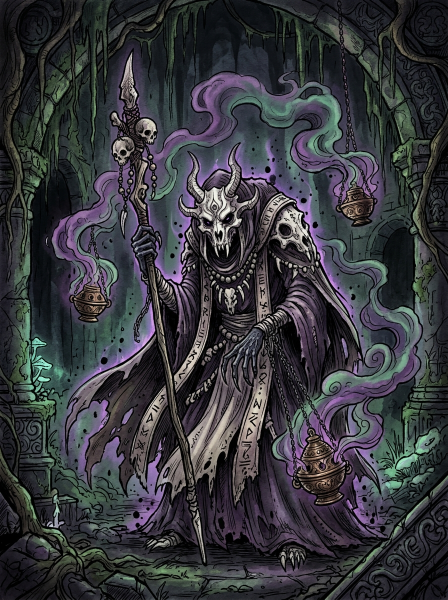
#> input picture baozhi_boss_concept_1788720206068.jpg, 896 x 1200 px, given in place of sprite_kai.jpg, which was not available (shown at 1/2 size)
$ python process_assets.py
#> lines starting #> are read from the running program, lines starting #| are printed output that depends on the picture; pictures that were not available may be replaced by others from this repository, and a replacement may not be noted
import os
from PIL import Image, ImageFilter

def remove_black_background(input_path, output_path, threshold=25):
#> called with input_path = 'sprite_kai.jpg', output_path = 'sprite_kai.png', threshold = 20
    img = Image.open(input_path).convert("RGBA")
    datas = img.getdata()
    new_data = []
    for item in datas:
        r, g, b, a = item
        # Distância do preto
        brightness = (r + g + b) / 3
        if brightness < threshold:
            new_data.append((r, g, b, 0))
        elif brightness < threshold + 25:
            # Suavização na borda
            factor = (brightness - threshold) / 25.0
            new_data.append((r, g, b, int(255 * factor)))
        else:
            new_data.append(item)
#> this loop made 1075200 passes
#> (item, r, g, b, brightness, factor) on passes 1, 2, 4, 5, 6, 7, 8, 9, 10, 11, 12, 13: ((40, 38, 43, 255), 40, 38, 43, 40.33, 0.813), ((37, 35, 40, 255), 37, 35, 40, 37.33, 0.693), ((37, 32, 39, 255), 37, 32, 39, 36, 0.64), ((41, 39, 44, 255), 41, 39, 44, 41.33, 0.853), ((38, 36, 41, 255), 38, 36, 41, 38.33, 0.733), ((39, 39, 41, 255), 39, 39, 41, 39.67, 0.787), ((40, 40, 42, 255), 40, 40, 42, 40.67, 0.827), ((32, 33, 37, 255), 32, 33, 37, 34, 0.56), ((32, 33, 37, 255), 32, 33, 37, 34, 0.56), ((36, 34, 39, 255), 36, 34, 39, 36.33, 0.653), ((34, 33, 38, 255), 34, 33, 38, 35, 0.6), ((36, 36, 38, 255), 36, 36, 38, 36.67, 0.667)
#> (r, g, b, brightness, factor) on passes 62, 63, 64, 66, 69, 70: (36, 34, 35, 35, 0.6), (38, 36, 39, 37.67, 0.707), (40, 40, 42, 40.67, 0.827), (43, 39, 40, 40.67, 0.827), (45, 43, 46, 44.67, 0.987), (38, 36, 39, 37.67, 0.707)
#> after the loop, new_data = 1075200 items
    img.putdata(new_data)
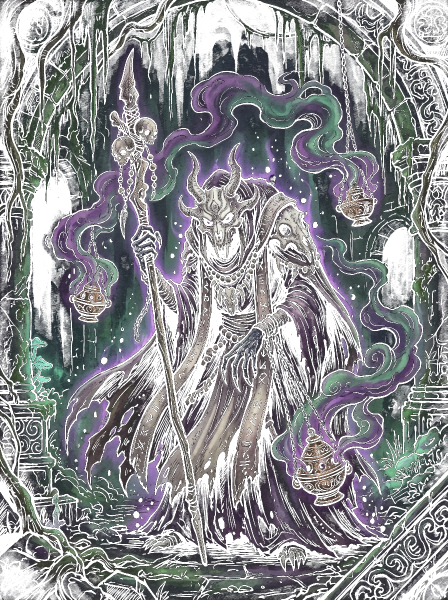
#> img: PIL image 896x1200 RGBA (shown at 1/2 size); mean R, G, B, A 55.7, 56.5, 61.3, 165.4; transparent parts drawn white
    img.save(output_path, "PNG")
    print(f"Processed: {output_path}")

def remove_white_background(input_path, output_path, threshold=235):
#> called with input_path = 'sprite_baozhi.jpg', output_path = 'sprite_baozhi.png', threshold = 238
    img = Image.open(input_path).convert("RGBA")
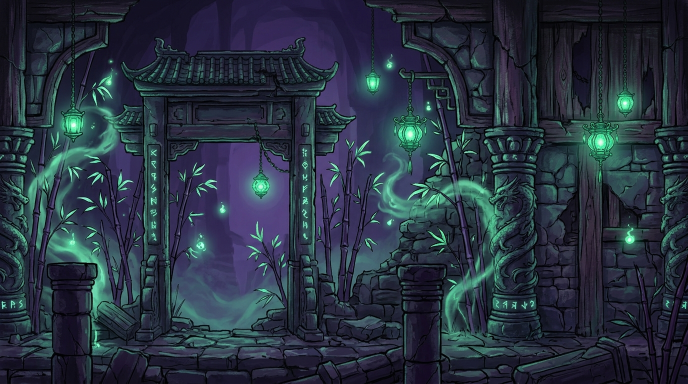
#> input picture bg_catacomb.jpg, 1376 x 768 px, given in place of sprite_baozhi.jpg, which was not available (shown at 1/2 size)
#> img: PIL image 1376x768 RGBA
    datas = img.getdata()
    new_data = []
    for item in datas:
        r, g, b, a = item
        # Se for próximo do branco
        if r > threshold and g > threshold and b > threshold:
            new_data.append((r, g, b, 0))
        elif r > threshold - 30 and g > threshold - 30 and b > threshold - 30:
            avg = (r + g + b) / 3.0
            factor = (255 - avg) / 30.0
            new_data.append((r, g, b, int(255 * factor)))
        else:
            new_data.append(item)
#> this loop made 1056768 passes
#> (item, r, g, b) on passes 1 to 3: ((17, 16, 30, 255), 17, 16, 30), ((16, 16, 28, 255), 16, 16, 28), ((17, 15, 28, 255), 17, 15, 28)
    img.putdata(new_data)
    img.save(output_path, "PNG")
    print(f"Processed: {output_path}")

def process_additive_vfx(input_path, output_path):
#> called with input_path = 'vfx_slash.jpg', output_path = 'vfx_slash.png'
    img = Image.open(input_path).convert("RGBA")
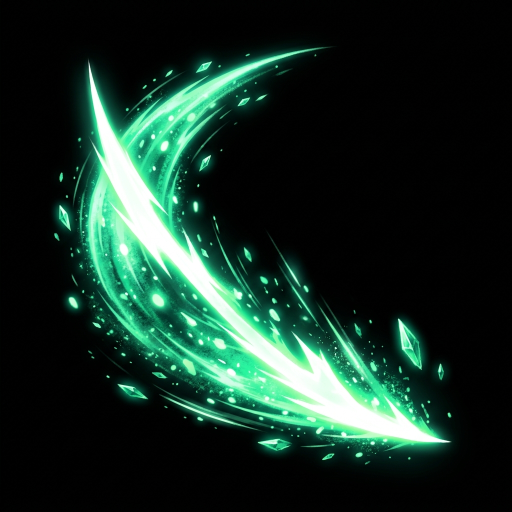
#> input picture vfx_slash.jpg, 1024 x 1024 px (shown at 1/2 size)
#> img: PIL image 1024x1024 RGBA
    datas = img.getdata()
    new_data = []
    for item in datas:
        r, g, b, a = item
        lum = int(0.299 * r + 0.587 * g + 0.114 * b)
        if lum < 15:
            new_data.append((0, 0, 0, 0))
        else:
            alpha = min(255, int(lum * 1.5))
            new_data.append((r, g, b, alpha))
#> this loop made 1048576 passes
#> item on passes 1 to 3: (0, 2, 0, 255), (5, 7, 4, 255), (2, 2, 2, 255)
    img.putdata(new_data)
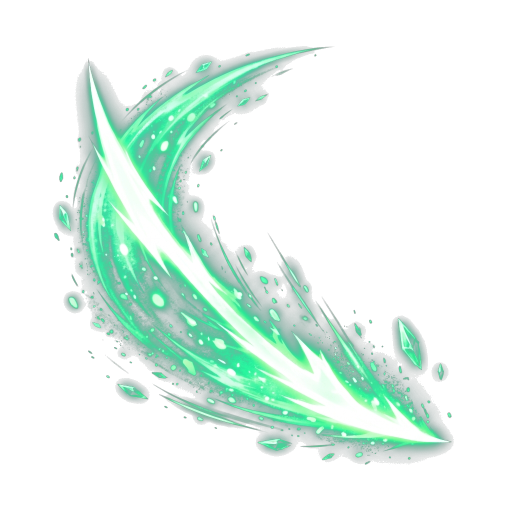
#> img: PIL image 1024x1024 RGBA (shown at 1/2 size); mean R, G, B, A 22.7, 46.8, 37.1, 48.9; transparent parts drawn white
    img.save(output_path, "PNG")
    print(f"Processed VFX: {output_path}")

def process_platform_tile(input_path, output_path):
#> called with input_path = 'tile_platform.jpg', output_path = 'tile_platform.png'
    img = Image.open(input_path).convert("RGBA")
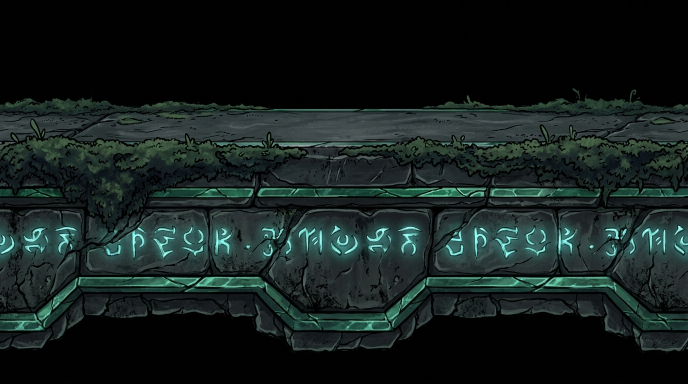
#> input picture tile_platform.jpg, 1376 x 768 px (shown at 1/2 size)
#> img: PIL image 1376x768 RGBA
    w, h = img.size
    # A área da plataforma fica aproximadamente no meio (y: 180 a 680)
    crop_box = (0, int(h * 0.22), w, int(h * 0.88))
    cropped = img.crop(crop_box)
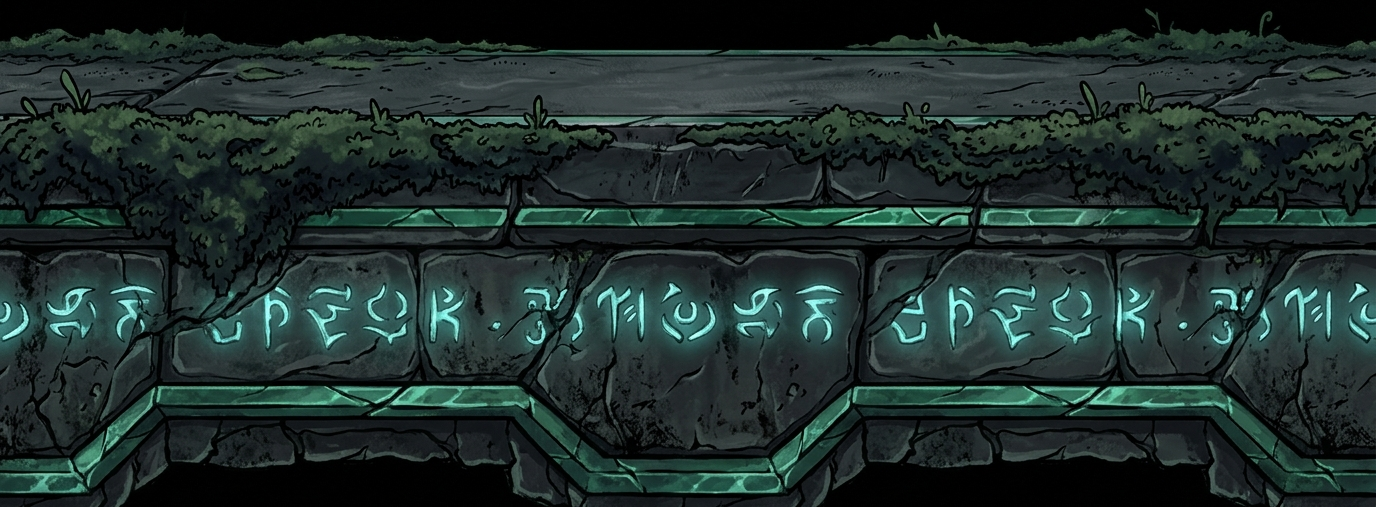
#> cropped: PIL image 1376x507 RGBA; mean R, G, B, A 31.6, 46.7, 44.3, 255
    cropped.save(output_path, "PNG")
    print(f"Processed Platform: {output_path}")

if __name__ == "__main__":
    remove_black_background("sprite_kai.jpg", "sprite_kai.png", threshold=20)
    remove_white_background("sprite_baozhi.jpg", "sprite_baozhi.png", threshold=238)
    process_additive_vfx("vfx_slash.jpg", "vfx_slash.png")
    process_platform_tile("tile_platform.jpg", "tile_platform.png")
    print("All assets processed successfully!")
